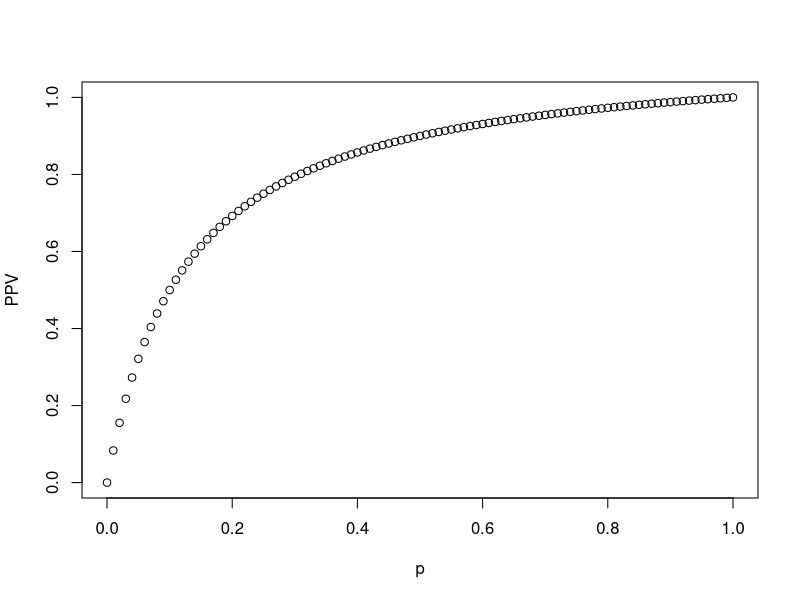
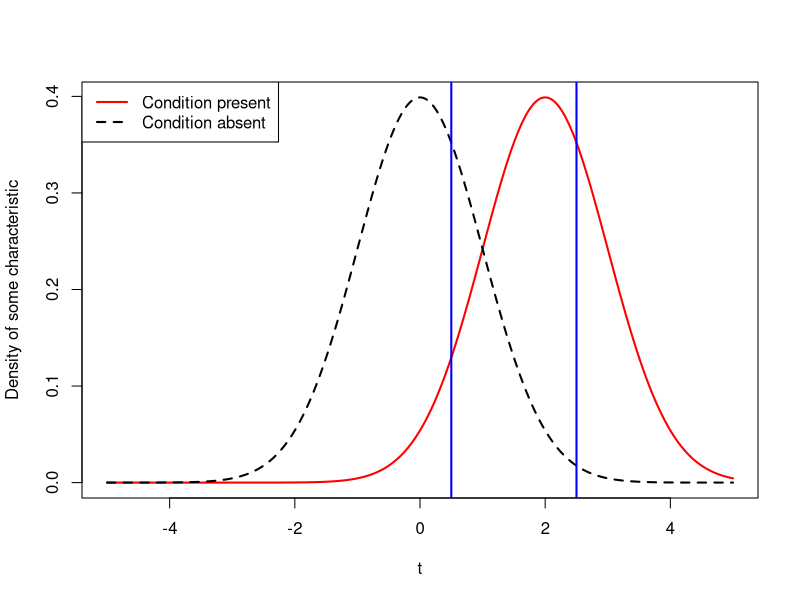
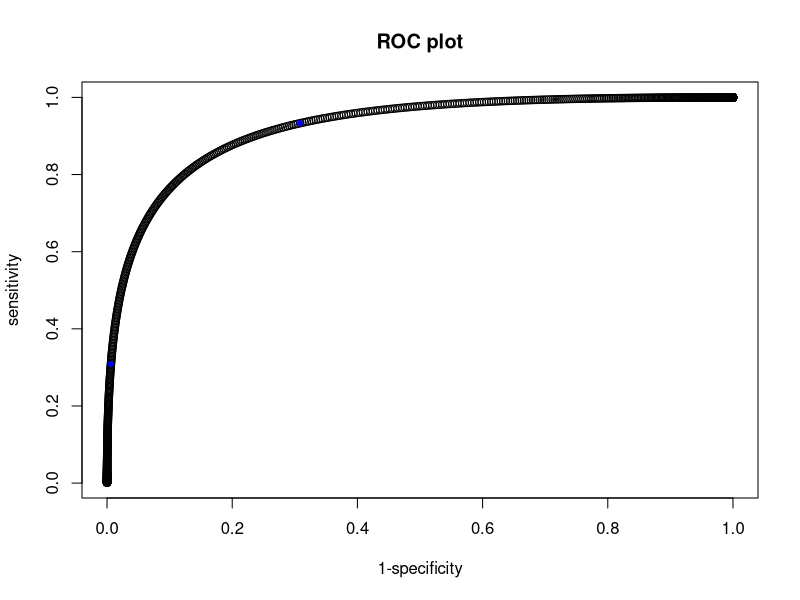

Write the R code that produced these figures, in order.
## ---- chunk 1
knitr::opts_chunk$set(echo = FALSE, message = FALSE, warning = FALSE)
## ---- chunk 2
TPR <- TNR <- 0.9
p <- seq(0,1,by=0.01)
PPV <- TPR*p/(TPR*p+(1-TNR)*(1-p))

plot(PPV ~ p)
## ---- chunk 3
t <- seq(-5,5,by=0.01)
p0 <- dnorm(t)
p1 <- dnorm(t,2)
plot(p1 ~ t, col="red", lwd=2, type="line", ylab="Density of some characteristic")
lines(p0 ~ t, lwd=2, lty = 2)
abline(v=c(0.5,2.5),lwd=2,col="blue")
legend("topleft", legend=c("Condition present","Condition absent"),
       col=c("red","black"),lty=c(1,2),lwd=2)
## ---- chunk 4
sens <- 1-pnorm(t,2)
one_minus_spec <- 1-pnorm(t)
test1 <- c(1-pnorm(0.5), 1-pnorm(0.5,2))
test2 <- c(1-pnorm(2.5), 1-pnorm(2.5,2))
plot(sens ~ one_minus_spec, xlab="1-specificity", ylab="sensitivity",
     main="ROC plot")
points(test1[2] ~ test1[1], col="blue", pch=20)
points(test2[2] ~ test2[1], col="blue", pch=20)
